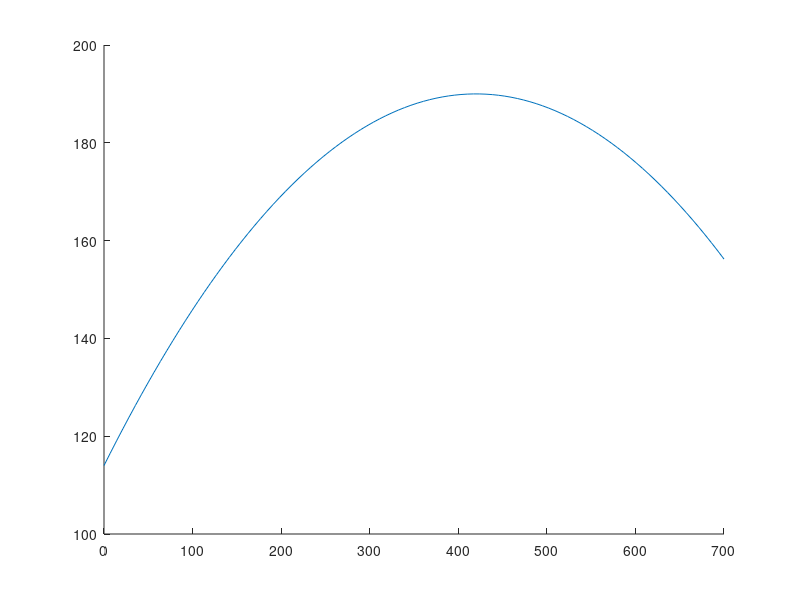

The MATLAB source for this figure: (Note: this script raises an error after producing the figure.)
%% Topic 2: Cruise control example

%% Opening
%
% This code is an exact copy of that used to generate the supplementary
% results shown in Concept 2.4 (including saving the figures to PDF — a
% handy skill to pick up!).
%
% Generally start worked example scripts like this with some initialisation
% steps. Clear the command window; close all figure windows; clear all
% variables.

clc
close all
clearvars

function saveplot(varargin)
  plot_bool = false;
  if plot_bool
    saveas(varargin{:})
  end
end

%% figsize.m

function figsize( w, h, u )
%FIGURESIZE Set a figure to a specific size
%
% When saving a figure as a PDF, it is necessary to set the
% figure size appropriately. This function sets the "paper size"
% sufficient that the figure is saved with a tight bounding box.
% It will also set the figure size on screen correspondingly.
%
% figuresize(width,height,units)
%  - sets the figure size in <units>
%  - <units> can be any of: (default 'cm')
%       'normalized','centimeters','inches','points','cm','in','pt','mm'

switch u
  case 'cm', u = 'centimeters';
  case 'in', u = 'inches';
  case 'pt', u = 'points';
  case 'mm', u = 'centimeters'; w = w/10; h = h/10;
end

set(gcf,'Units',u);
screenpos = get(gcf,'Position');
set(gcf,...
  'Position',[screenpos(1:2) w h],'PaperUnits',u,...
  'PaperPosition',[0 0 w h],'PaperSize',[w h]);

end

%% Modelling parameters
%
% Rather than define local variables all over the place, use a structure to
% store parameters used throughout our modelling and simulation routines.
%
% The |param.X| syntax can be used for setting fields within a *structure*,
% and where parameters are needed later the structure itself can be passed
% around. This allows parameters to be defined and controlled as a group
% and minimises the number of subfunction inputs needed.

% engine parameters:
param.wm = 420;
param.Tm = 190;
param.bb = 0.4;
param.alpha_n = [40, 25, 15, 12, 10];

% friction parameters:
param.m = 1600;
param.g = 9.81;
param.Cr = 0.01;

% drag parameters:
param.rho = 1.3;
param.Cd = 0.32;
param.A = 2.4;

% control gains:
param.kp = 0.5;
param.ki = 0.1;

%% Torques and forces
%
% The first step in the modelling is to define the relationship between
% velocity, torque, and force. These relationships are plotted as a sanity
% check and visualisation tool.

function T = torque(ww,param)
  T = param.Tm*(1-param.bb*(ww/param.wm-1).^2);
end

function F = driveforce(v,u,gear,param)
  T = torque( param.alpha_n(gear)*v, param);
  F = param.alpha_n(gear)*u.*T;
end

wrange = linspace(0,700);
T = torque(wrange,param);

figure(1); clf; hold on
plot(wrange,T)
xlabel("Angular velocity $\omega$, rad/s",Interpreter="LaTeX")
ylabel("Torque $T$, Nm",Interpreter="LaTeX")

figure(2); clf; hold on
figsize(10,8,"cm")
grid on; box on
vrange = linspace(0,80);
u = 1.0;
for nn = 1:5
  F = driveforce(vrange,u,nn,param);
  plot(vrange,F/1000)
end
xlabel("Velocity $v$, m/s",Interpreter="LaTeX")
ylabel("Force $F$, kN",Interpreter="LaTeX")
ylim([0, 8])
legend("$n=1$","$n=2$","$n=3$","$n=4$","$n=5$",interpreter="LaTeX")

saveplot(gcf,"pdf/car-fv.pdf")

%% Dynamics
%
% Now the internal relationships are known, the next step is to define
% the car free-body-diagram dynamics. This is done in a modular fashion
% with functions to make them reusable later in the code, and swappable
% if we wanted to add more fidelity in the future.
%
% We could plot families of curves (say) based on these definitions, but
% they are all reasonably straightforward so let's assume they are fine.

function Fg = fricforce(v, param)
  Fg = param.m * param.g * param.Cr * sign(v);
end

function Fg = gravforce(theta, param)
  Fg = param.m * param.g * sin(theta);
end

function Fa = dragforce(v, param)
  Fa = 0.5 * param.rho * param.A * param.Cd * v .* abs(v);
end

function dv = car_dynamics(v,u,gear,sl,param)
  m = param.m; % shorthand to save space in the following lines
  dv = + 1/m * driveforce(v,u,gear,param)...
       - 1/m * fricforce(v,param)...
       - 1/m * gravforce(sl,param)...
       - 1/m * dragforce(v,param);
end

%% ODE
%
% Going from dynamics to an ODE is straightforward once we have functions
% defined, the only "trick" is to have already made sure to represent the
% maths as cleanly as possible in the code.
%
% You may be wondering why "gear" and "slope" are kept as function inputs
% rather than parameters. The answer to this is that we expect these might
% change dynamically with more complex simulations, whereas parameters are
% expected to remain constant.
%
% This proof of concept shows that we can take the car dynamical equation
% and solve it numerically as an initial value problem and plot the
% solution of velocity versus time.

tmax = 200;
throttle = 1;
gear = 3;
slope = 0;
v0 = 50;
[t,x] = ode45(@(t,z) car_dynamics(z,throttle,gear,slope,param),[0,tmax],v0);

figure(10); clf; hold on
plot(t,x)
xlabel("Time, s")
ylabel("Velocity, m/s")

%% Plot families of curves to demonstrate the behaviour of the "open loop" car dynamics

figure(11); clf; hold on
figsize(10,12,"cm")
tmax = 100;
vrange = 45:2:65;
throttle = 1;
gear = 3;
slope = 0;
for v0 = vrange
  [t,x] = ode45(@(t,z) car_dynamics(z,throttle,gear,slope,param),[0,tmax],v0);
  h = plot(t,x);
  plot(0,v0,'.',Color=h.Color,MarkerSize=15)
end
xlabel("Time $t$, s",Interpreter="LaTeX")
ylabel("Velocity $v$, m/s",Interpreter="LaTeX")
title("Varying initial velocity")
saveplot(gcf,"pdf/cruise-v0.pdf")

figure(12); clf; hold on
figsize(10,12,"cm")
tmax = 100;
trange = linspace(deg2rad(-5),deg2rad(5),10);
v0 = 50;
for t0 = trange
  [t,x] = ode45(@(t,z) car_dynamics(z,throttle,gear,t0,param),[0,tmax],v0);
  h = plot(t,x);
end
legend(arrayfun(@(t) sprintf("%1.1f°",rad2deg(t)),trange))
xlabel("Time $t$, s",Interpreter="LaTeX")
ylabel("Velocity $v$, m/s",Interpreter="LaTeX")
title("Varying angle")
saveplot(gcf,"pdf/cruise-t0.pdf")

%% Similarly, varying throttle

figure(13); clf; hold on
figsize(10,12,"cm")
tmax = 100;
urange = linspace(0.5,1,6);
v0 = 50;
gear = 3;
slope = 0;
vf = nan(size(urange));
for ii = 1:numel(urange)
  u = urange(ii);
  [t,x] = ode45(@(t,z) car_dynamics(z,u,gear,slope,param),[0,tmax],v0);
  h = plot(t,x);
  vf(ii) = x(end);
  plot(t(end),x(end),'.',Color=h.Color,MarkerSize=15)
  text(t(end),x(end),sprintf("%2.0f%%",100*u),HorizontalAlignment="Right",VerticalAlignment="Top",Color=h.Color)
end
xlabel("Time $t$, s",Interpreter="LaTeX")
ylabel("Velocity $v$, m/s",Interpreter="LaTeX")
title("Varying throttle")
saveas(gcf,"pdf/cruise-u.pdf")

figure(14);
figsize(10,12,"cm")
plot(100*urange,vf,'.-')
xlim([45 105])
xlabel("Throttle, percent",Interpreter="LaTeX")
ylabel("Steady state velocity $v$, m/s",Interpreter="LaTeX")
saveplot(gcf,"pdf/cruise-uv.pdf")

%% Now attempting to plot a phase portrait
%
% Because this is a 1DOF system, the dynamics require |v| and |dv| to be
% coupled -- they cannot take independent parameters. This means we can't
% plot a traditional phase portrait with arbitrary initial conditions on a
% plane.
%
% Instead we plot some families of curves to illustrate the sensitivity of
% the system to the context.

figure(15); clf; hold on
figsize(14,12,"cm")
tmax = 200;
vrange = 35:5:60;
for gear = [3 4]
  for sl = [0 deg2rad(1)]
    for th = [0.5 1]
      for v0 = vrange
        [~,x] = ode45(@(t,z) car_dynamics(z,th,gear,sl,param),[0,tmax],v0);
        dv = car_dynamics(x,th,gear,sl,param);
        h = plot(x,dv);
        plot(x(1),dv(1),".",Color=h.Color)
        plot(x(end),dv(end),"o",Color=h.Color)
      end
    end
  end
end
yline(0,"k--")
xlabel("Velocity $v$, m/s",Interpreter="LaTeX")
ylabel("Acceleration $\dot v$, m/s/s",Interpreter="LaTeX")
title("Phase portrait")
saveplot(gcf,"pdf/cruise-phase.pdf")

%% Adding a PI cruise control system
%
% When we have more complex ODEs, the structure of the code generally works
% best when considered in terms of a generalised state vector (in this case
% |q|). I like to break apart |q| to calculate the individual derivative terms,
% and then reconstruct |dq| from the components. This takes a few more lines
% of code but the structured nature of it helps avoid common mistakes.
%
% Once again, the more closely the code can mirror the physics and maths
% the better.

param.kd = 0.01;

function dq = cruise_ode(q,vr,gear,slope,param)
  v = q(1); z = q(2);
  u = param.kp * (vr-v) + param.ki * z ;
  dv = car_dynamics(v,u,gear,slope,param);
  dz = vr - v;
  dq = [dv; dz];
end

tmax = 20;
tspan = linspace(0,tmax,1e8);
options = odeset(RelTol=1e-6);
gear = 3;
slope = 0;
v0 = 40;
vr = 45;
[t,z] = ode45(@(t,z) cruise_ode(z,vr,gear,slope,param),[0,tmax],[v0,0],options);

figure(10); clf; hold on
figsize(10,8,"cm")

yline(vr,"--","Desired","LabelHorizontalAlignment","left")
plot(t,z(:,1))
xlabel("Time $t$, s",Interpreter="LaTeX")
ylabel("Velocity $v$, m/s",Interpreter="LaTeX")
saveplot(gcf,"pdf/cruise-step.pdf")

%% Cruise control phase portrait
%
% Now we have a 2DOF system the phase portrait is slightly more
% interesting. We expect to see convergence on the reference set point; in
% the example show two set points to see this is the case.

figure(15); clf; hold on
figsize(9,9,"cm")
tmax = 200;
vrange = 40:2.5:55;
kp = 0.5; ki = 0.1;
for vr = [45 50]
  for gear = 3
    for sl = deg2rad(0)
      for v0 = vrange
        tspan = linspace(0,tmax,1e8);
        options = odeset(RelTol=1e-6);
        [t,x] = ode45(@(t,z) cruise_ode(z,vr,gear,sl,param),[0,tmax],[v0,0],options);
        v = x(:,1); z = x(:,2);
        u = kp*(vr-v)+ki*z;
        dv = car_dynamics(x(:,1),u,gear,sl,param);
        h = plot(v,dv);
        plot(v(1),dv(1),".",Color=h.Color)
        plot(v(end),dv(end),"o",Color=h.Color)
      end
    end
  end
end
xline(45,"k--","$v_r=45$ m/s",Interpreter="LaTeX")
xline(50,"k--","$v_r=50$ m/s",Interpreter="LaTeX")
yline(0,"k--","Steady state",Interpreter="LaTeX")
xlabel("Velocity $v$, m/s",Interpreter="LaTeX")
ylabel("Acceleration $\dot v$, m/s/s",Interpreter="LaTeX")
title("Phase portrait")
saveplot(gcf,"pdf/cruise-portrait.pdf")
